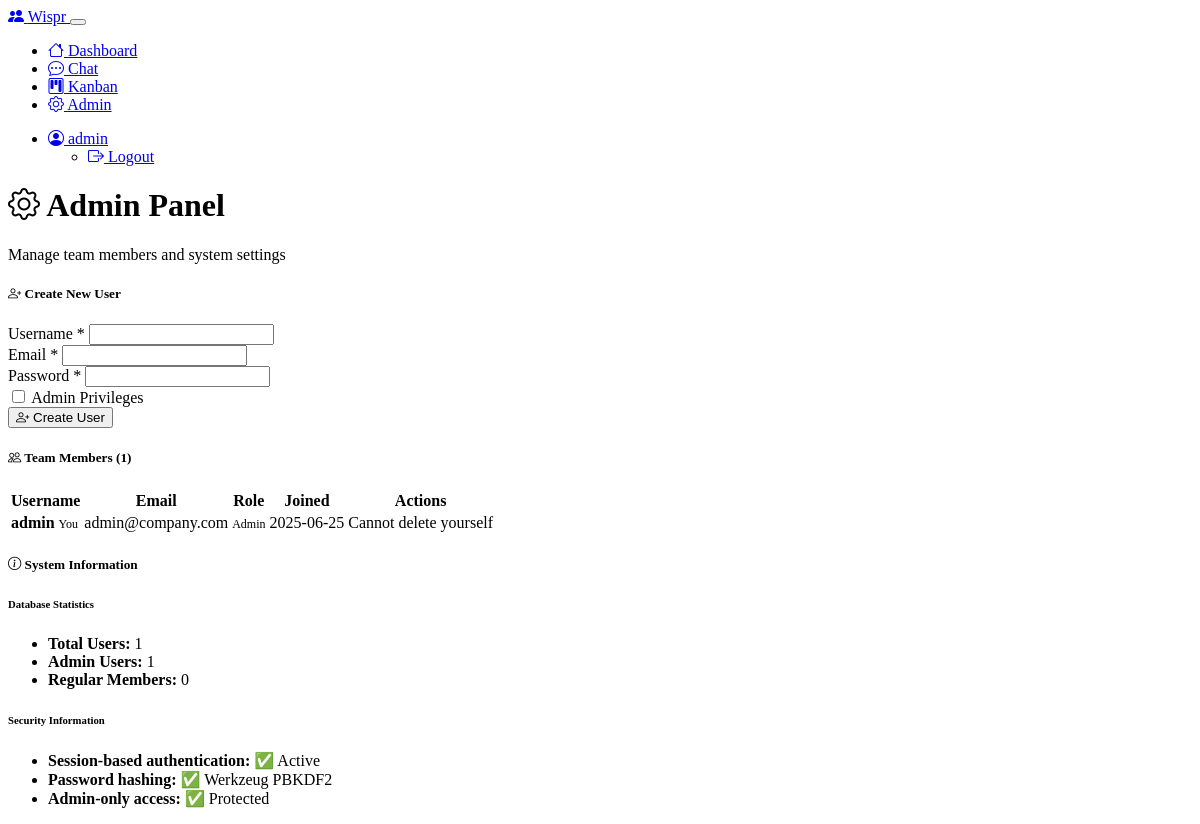
Page /admin (signed in) on the earlier database version.
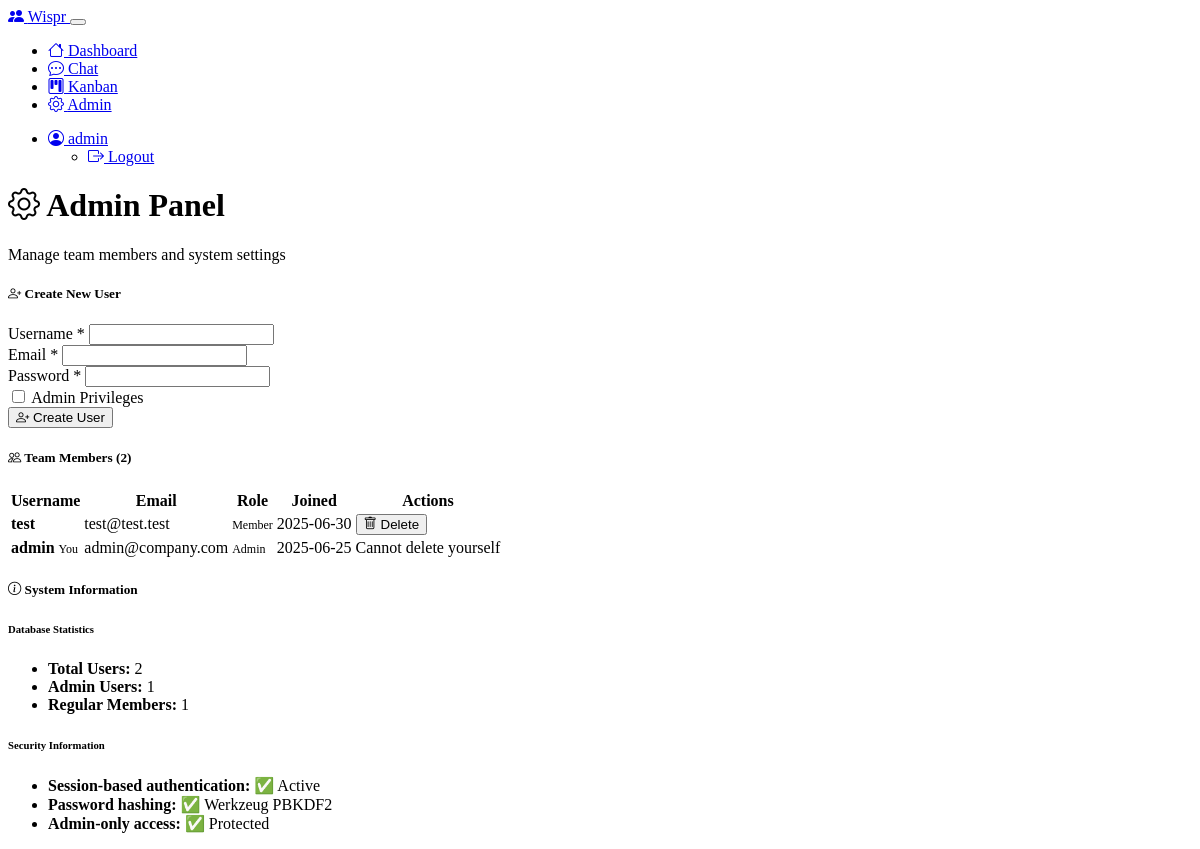
Same page on the later database version.
### models.py (models this page shows, shortened)
class User(db.Model):
    id = db.Column(db.Integer, primary_key=True)
    username = db.Column(db.String(64), unique=True, nullable=False)
    email = db.Column(db.String(120), unique=True, nullable=False)
    password_hash = db.Column(db.String(256), nullable=False)
    is_admin = db.Column(db.Boolean, default=False)
    created_at = db.Column(db.DateTime, default=datetime.utcnow)
    messages = db.relationship('ChatMessage', foreign_keys='ChatMessage.user_id', backref='author', lazy='dynamic', overlaps="sent_messages")
    tasks = db.relationship('Task', foreign_keys='Task.user_id', backref='creator', lazy='dynamic')
    assigned_tasks = db.relationship('Task', foreign_keys='Task.assigned_to', lazy='dynamic')
    sent_messages = db.relationship('ChatMessage', foreign_keys='ChatMessage.user_id', lazy='dynamic', overlaps="messages,author")
    received_messages = db.relationship('ChatMessage', foreign_keys='ChatMessage.recipient_id', backref='recipient', lazy='dynamic')

### routes.py (the view)
@app.route('/admin')
@admin_required
def admin():
    users = User.query.order_by(User.created_at.desc()).all()
    return render_template('admin.html', users=users)

### app.py (called while the page is built)
@app.context_processor
def inject_csrf_token():
    from flask_wtf.csrf import generate_csrf
    return dict(csrf_token=generate_csrf)

### routes.py (called while the page is built)
def admin_required(f):
    from functools import wraps
    @wraps(f)
    def decorated_function(*args, **kwargs):
        if 'user_id' not in session:
            return redirect(url_for('login'))
        user = User.query.get(session['user_id'])
        if not user or not user.is_admin:
            flash('Admin access required', 'error')
            return redirect(url_for('dashboard'))
        return f(*args, **kwargs)
    return decorated_function

@app.context_processor
def inject_user():
    if 'user_id' in session:
        user = User.query.get(session['user_id'])
        return dict(current_user=user)
    return dict(current_user=None)

### templates/admin.html (shortened to what the changed rows need)
{% extends "base.html" %}
{% block content %}
<div class="row">
    <div class="col-12">
        <h1><i class="bi bi-gear"></i> Admin Panel</h1>
    </div>
</div>
<div class="row">
    <div class="col-12">
        <div class="card">
            <div class="card-header">
                <h5><i class="bi bi-people"></i> Team Members ({{ users|length }})</h5>
            </div>
            <div class="card-body">
                {% if users %}
                <div class="table-responsive">
                    <table class="table table-striped">
                        <thead>
                            <tr>
                                <th>Username</th>
                                <th>Email</th>
                                <th>Role</th>
                                <th>Joined</th>
                                <th>Actions</th>
                            </tr>
                        </thead>
                        <tbody>
                            {% for user in users %}
                            <tr>
                                <td>
                                    <strong>{{ user.username }}</strong>
                                    {% if user.id == current_user.id %}
                                        <span class="badge bg-info ms-1">You</span>
                                    {% endif %}
                                </td>
                                <td>{{ user.email }}</td>
                                <td>
                                    {% if user.is_admin %}
                                        <span class="badge bg-danger">Admin</span>
                                    {% else %}
                                        <span class="badge bg-secondary">Member</span>
                                    {% endif %}
                                </td>
                                <td>{{ user.created_at.strftime('%Y-%m-%d') }}</td>
                                <td>
                                    {% if user.id != current_user.id %}
                                    <form action="{{ url_for('delete_user', user_id=user.id) }}" method="POST" style="display: inline;">
                                        <button type="submit" class="btn btn-sm btn-outline-danger"
                                                onclick="return confirm('Are you sure you want to delete this user? This will also delete all their messages and tasks.');">
                                            <i class="bi bi-trash"></i> Delete
                                        </button>
                                    </form>
                                    {% else %}
                                    <span class="text-muted">Cannot delete yourself</span>
                                    {% endif %}
                                </td>
                            </tr>
                            {% endfor %}
                        </tbody>
                    </table>
                </div>
                {% else %}
                <div class="text-center text-muted py-4">
                    <i class="bi bi-people fs-1"></i>
                    <h4>No users found</h4>
                    <p>Create the first user to get started!</p>
                </div>
                {% endif %}
            </div>
        </div>
    </div>
</div>
<div class="row mt-4">
    <div class="col-12">
        <div class="card">
            <div class="card-body">
                <div class="row">
                    <div class="col-md-6">
                        <ul class="list-unstyled">
                            <li><strong>Total Users:</strong> {{ users|length }}</li>
                            <li><strong>Admin Users:</strong> {{ users|selectattr('is_admin')|list|length }}</li>
                            <li><strong>Regular Members:</strong> {{ users|rejectattr('is_admin')|list|length }}</li>
                        </ul>
                    </div>
                </div>
            </div>
        </div>
    </div>
</div>
{% endblock %}

### templates/base.html (shortened to what this page needs)
<!DOCTYPE html>
<html lang="en" data-bs-theme="dark">
<head>
    <link href="https://cdn.replit.com/agent/bootstrap-agent-dark-theme.min.css" rel="stylesheet">
    <link href="https://cdn.jsdelivr.net/npm/bootstrap-icons@1.11.3/font/bootstrap-icons.css" rel="stylesheet">
    <link href="{{ url_for('static', filename='style.css') }}" rel="stylesheet">
</head>
<body>
    {% if current_user %}
    <nav class="navbar navbar-expand-lg navbar-dark bg-dark">
        <div class="container">
            <a class="navbar-brand" href="{{ url_for('dashboard') }}">
                <i class="bi bi-people-fill"></i> Wispr
            </a>
            <button class="navbar-toggler" type="button" data-bs-toggle="collapse" data-bs-target="#navbarNav">
            </button>
            <div class="collapse navbar-collapse" id="navbarNav">
                <ul class="navbar-nav me-auto">
                    <li class="nav-item">
                        <a class="nav-link" href="{{ url_for('dashboard') }}">
                            <i class="bi bi-house"></i> Dashboard
                        </a>
                    </li>
                    <li class="nav-item">
                        <a class="nav-link" href="{{ url_for('chat') }}">
                            <i class="bi bi-chat-dots"></i> Chat
                        </a>
                    </li>
                    <li class="nav-item">
                        <a class="nav-link" href="{{ url_for('kanban') }}">
                            <i class="bi bi-kanban"></i> Kanban
                        </a>
                    </li>
                    {% if current_user.is_admin %}
                    <li class="nav-item">
                        <a class="nav-link" href="{{ url_for('admin') }}">
                            <i class="bi bi-gear"></i> Admin
                        </a>
                    </li>
                    {% endif %}
                </ul>
                <ul class="navbar-nav">
                    <li class="nav-item dropdown">
                        <a class="nav-link dropdown-toggle" href="#" role="button" data-bs-toggle="dropdown">
                            <i class="bi bi-person-circle"></i> {{ current_user.username }}
                        </a>
                        <ul class="dropdown-menu">
                            <li><a class="dropdown-item" href="{{ url_for('logout') }}">
                                <i class="bi bi-box-arrow-right"></i> Logout
                            </a></li>
                        </ul>
                    </li>
                </ul>
            </div>
        </div>
    </nav>
    {% endif %}
    <main class="{% if current_user %}container my-4{% endif %}">
        {% block content %}{% endblock %}
    </main>
</body>
</html>

Differences in the rows shown:
added User: username "test", email "test@test.test", is_admin "Member", created_at "2025-06-30"
Other differences:
{{ users|length }}: "1" → "2"
{{ users|rejectattr('is_admin')|list|length }}: "0" → "1"
